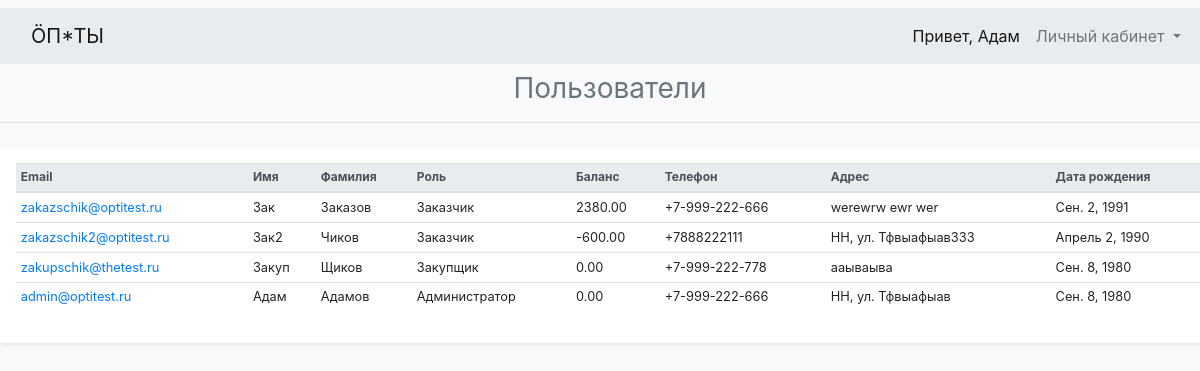
Before: /users/ (signed in) with the older database file.
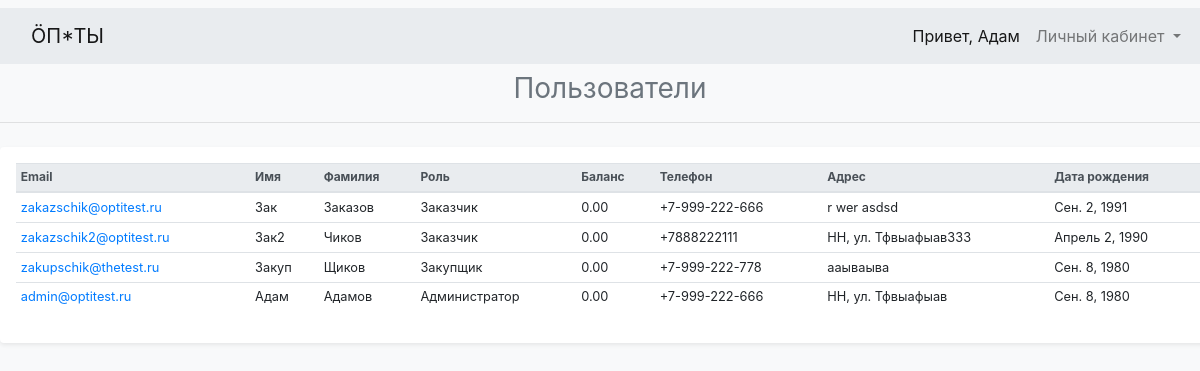
After: the same page with the newer database file.
### main/models.py (models this page shows, shortened)
class User(AbstractUser):
    USERNAME_FIELD = 'email'
    REQUIRED_FIELDS = []
    username = None
    email = models.EmailField('Email', unique=True)
    phone = models.CharField('Телефон', max_length=20)
    delivery_address = models.CharField('Адрес доставки', max_length=255)
    birth_date = models.DateField('Дата рождения', blank=True, default='')
    role = models.PositiveSmallIntegerField('Роль', choices=tuple(Roles), default=Roles.UNREGISTERED)
    balance = models.DecimalField(max_digits=10, decimal_places=2, default=0)
    objects = CustomUserManager()
    class Meta:
        ordering = ('role',)
    @property
    def role_to_string(self):
        return Roles[self.role]

### main/views.py (the view)
# urls.py: path('users/', main_views.UsersListView.as_view(), name='users'),
class UsersListView(LoginRolesRequiredViewMixin, CommonContextViewMixin, TemplateView):
    template_name = 'main/users_list.html'
    def get_context_data(self, **kwargs):
        context = super().get_context_data(**kwargs)
        context['users'] = _models.User.objects.all() if self.user.is_superuser else _models.User.objects.get_list()
        context['roles'] = Roles
        return context

### main/core/types.py (called while the page is built)
    def __getitem__(cls, item):
        return cls.__dict__['iter_items'][item]

### main/core/view_mixins.py (called while the page is built)
    def dispatch(self, request, *args, **kwargs):
        self.user = request.user
        if not self.user.is_authenticated:
            return self.handle_no_permission()
        if self.user.role not in self.allowed_roles and self.user.role != Roles.ADMINISTRATOR:
            return self.handle_no_permission()
        return super().dispatch(request, *args, **kwargs)

    def get_context_data(self, **kwargs):
        context = super().get_context_data(**kwargs)
        context['shop_title'] = SHOP_TITLE
        if self.user.is_authenticated:
            context['user_pk'] = self.user.pk
            context['email'] = self.user.email
            context['user_role'] = self.user.role
            context['roles'] = Roles
            context['user_is_authenticated'] = True
            context['user_first_name'] = self.user.first_name
            context['user_last_name'] = self.user.last_name
        return context

    def dispatch(self, request, *args, **kwargs):
        self.user = request.user
        return super().dispatch(request, *args, **kwargs)

### main/models.py (called while the page is built)
    def get_list(self, **kwargs):
        return User.objects.filter(is_staff=False, is_superuser=False, **kwargs)

### main/templates/main/users_list.html (shortened to what this page needs)
{% extends 'base.html' %}
{% block content %}
    <h3 class="font-weight-normal text-center text-muted" style="color: #6c757d">
        Пользователи
    </h3>
    <hr class="mb-4">
    <div class="container my-3 p-3 bg-white rounded shadow-sm">
        <table class="table table-sm table-hover ">
            <thead class="thead-light table-ts">
            <tr>
                <th scope="col">Email</th>
                <th scope="col">Имя</th>
                <th scope="col">Фамилия</th>
                <th scope="col">Роль</th>
                <th scope="col">Баланс</th>
                <th scope="col">Телефон</th>
                <th scope="col">Адрес</th>
                <th scope="col">Дата рождения</th>
            </tr>
            </thead>
            <tbody>
            {% for user in users %}
            <tr class="text-left small">
                <td><a href="{% url 'main:user_details' pk=user.pk %}">{{ user.email }}</a></td>
                <td>{{ user.first_name }}</td>
                <td>{{ user.last_name }}</td>
                <td>{{ user.role_to_string }} </td>
                <td> {{ user.balance }} </td>
                <td>{{ user.phone }}</td>
                <td>{{ user.delivery_address }}</td>
                <td>{{ user.birth_date }}</td>
            </tr>
            {% endfor %}
            </tbody>
        </table>
</div>
{% endblock content %}

### templates/base.html (shortened to what this page needs)
{% load static %}
<!DOCTYPE html>
<html lang="en">
<head>
    <link rel="stylesheet" href="{% static 'bootstrap-4.3.1-dist/css/bootstrap.min.css' %}">
    <link rel="stylesheet" href="{% static 'css/styles.css' %}">
</head>
    <header>
            <nav class="navbar navbar-expand-lg navbar-light my-2 " style="background-color: #e9ecef;">
             <div class="container">
                <a class="navbar-brand" href="{% url 'main:index' %}">{{ shop_title }}</a>
                <div id="navbarNavDropdown" class="navbar-collapse collapse">
                    <ul class="navbar-nav">
                        {% if user_is_authenticated %}
                            <li class="nav-item">
                                <a class="nav-link active disabled" href="#" tabindex="-1" aria-disabled="true">Привет, {{ user_first_name }}</a>
                            </li>
                        <li class="nav-item dropdown">
                            <a class="nav-link dropdown-toggle" href="#" id="navbarDropdownMenuLink" data-toggle="dropdown" aria-haspopup="true" aria-expanded="false">
                              Личный кабинет
                            </a>
                        </li>
                        {% else %}
                            <div class="btn-group">
                                <a class="btn btn-sm btn-outline-secondary " href="{% url 'main:signup' %}">Регистрация</a>
                                <a class="btn btn-sm btn-outline-secondary" href="{% url 'main:login' %}">Войти</a>
                            </div>
                        {% endif %}
                    </ul>
                </div>
             </div>
    </nav>
    </header>
    <body class="bg-light">
    {% block content %}{% endblock %}
    </body>
</body>
</html>

### main/static/css/styles.css (style rules this page uses)
body { background-color: #f2f2f2; min-width: 1220px; }
header { background-color: #fff; }
.container { max-width: 1220px; }
.table-ts { font-size: 12px; }

Changed rows visible on the page:
changed User "zakazschik@optitest.ru": balance "2380.00" → "0.00"; delivery_address "werewrw ewr wer" → "r wer asdsd"
changed User "zakazschik2@optitest.ru": balance "-600.00" → "0.00"
